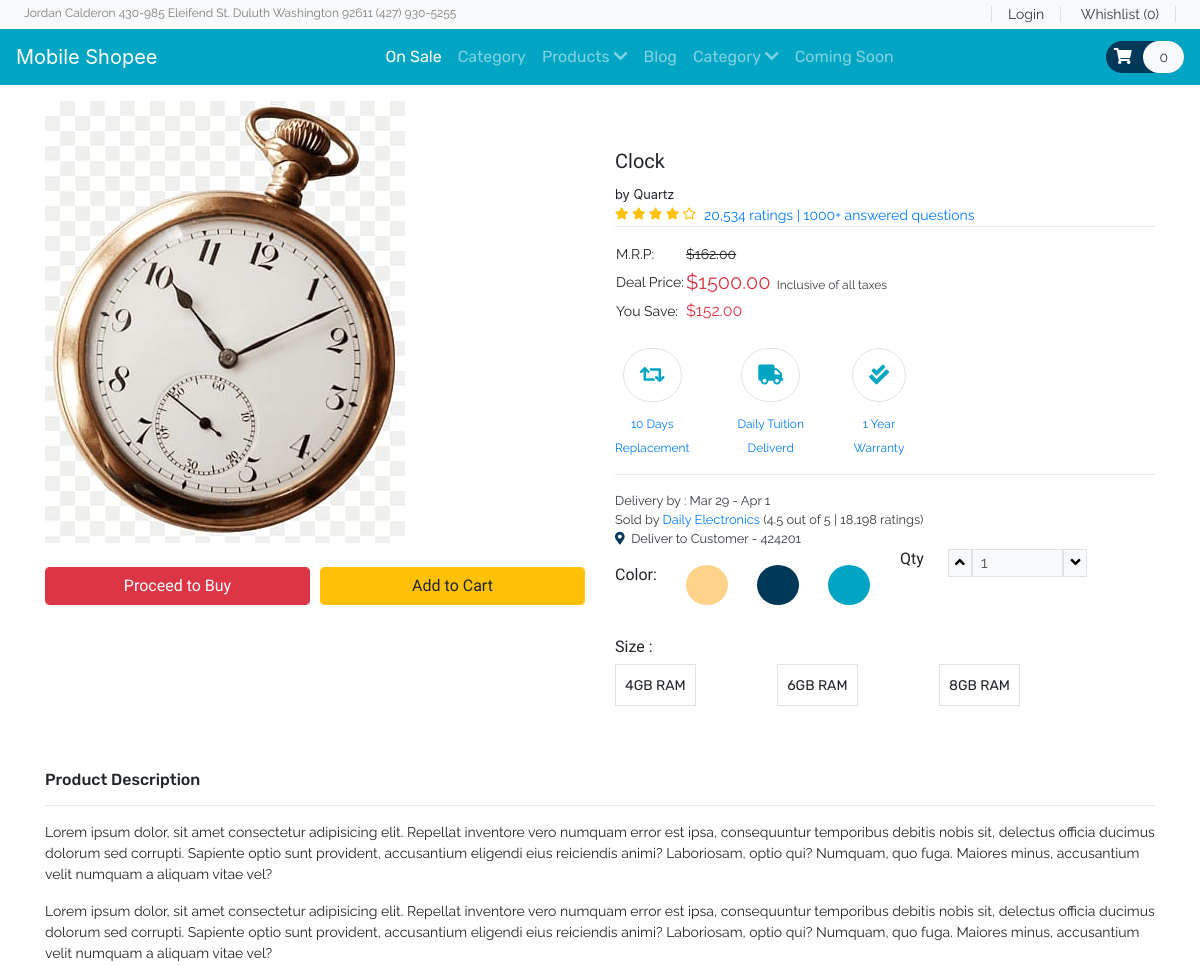
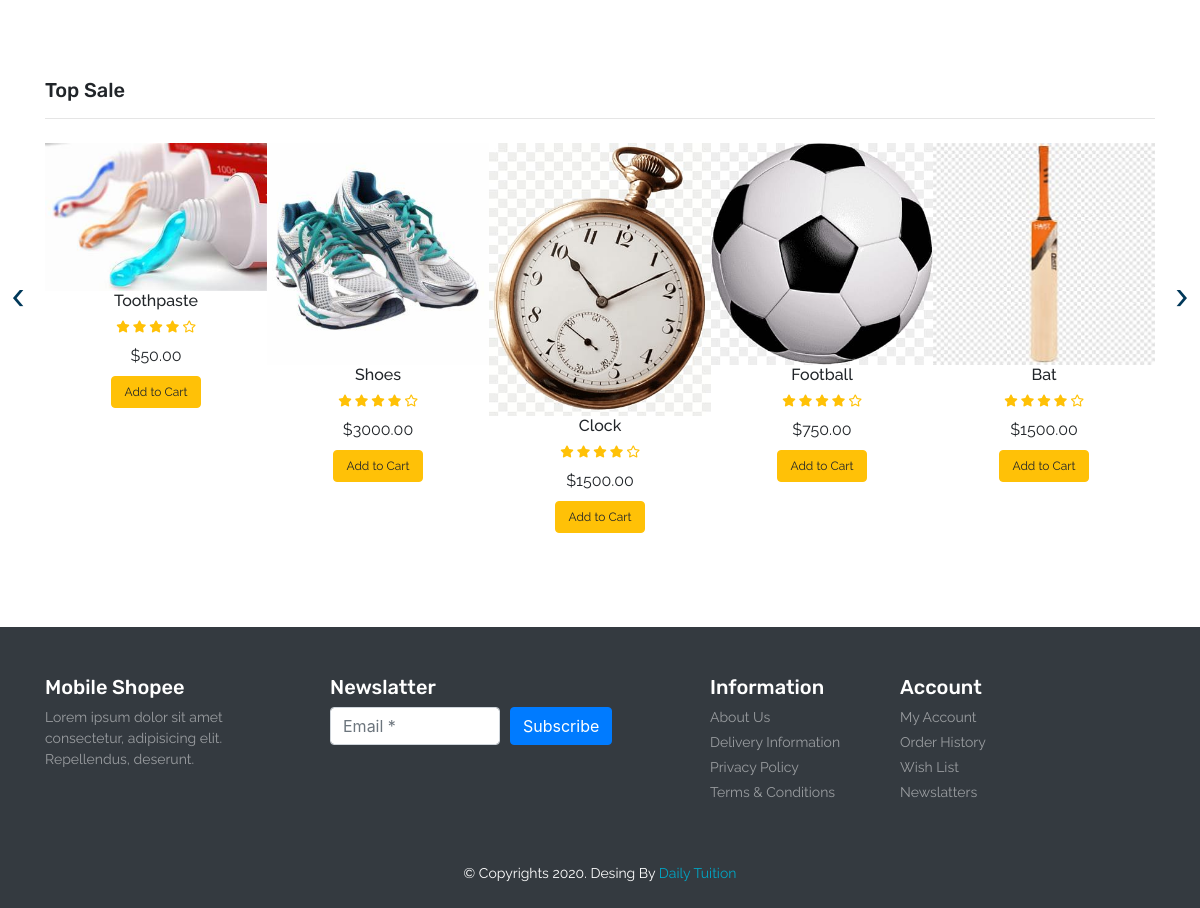
The app's page /product.php?item_id=9 with its own data (2 pictures, top to bottom).
### tables this page shows
CREATE TABLE `product` (
  `item_id` int(11) NOT NULL,
  `item_brand` varchar(200) NOT NULL,
  `item_name` varchar(255) NOT NULL,
  `item_price` double(10,2) NOT NULL,
  `item_image` varchar(255) NOT NULL,
  `item_register` datetime DEFAULT NULL
);

### database/DBController.php (called while the page is built, shortened)
<?php
class DBController
{
    protected $host = 'localhost';
    protected $user = 'root';
    protected $password = '';
    protected $database = "shopping";
    public function __construct()
    {
        $this->con = mysqli_connect($this->host, $this->user, $this->password, $this->database);
    }
}

### functions.php (called while the page is built, shortened)
<?php
require ('database/DBController.php');
require ('database/Product.php');
$db = new DBController();
$product = new Product($db);
$product_shuffle = $product->getData();
$Cart = new Cart($db );

### database/Product.php (called while the page is built, shortened)
<?php
class Product
{
    public $db = null;
    public function __construct(DBController $db)
    {
        $this->db = $db;
    }
    public function getData($table = 'product'){
        $result = $this->db->con->query("SELECT * FROM {$table}");
        $resultArray = array();
        while ($item = mysqli_fetch_array($result, MYSQLI_ASSOC)){
            $resultArray[] = $item;
        }
        return $resultArray;
    }
}

### product.php (called while the page is built)
<?php
include ('header.php');
?>
<?php
    include ('Template/_products.php');
    include ('Template/_top-sale.php');
?>
<?php
include ('footer.php');
?>

### Template/_top-sale.php (the view, shortened to what this page needs)
<?php
    shuffle($product_shuffle);
?>
<section id="top-sale">
    <div class="container py-5">
        <h4 class="font-rubik font-size-20">Top Sale</h4>
        <hr>
        <div class="owl-carousel owl-theme">
            <?php foreach ($product_shuffle as $item) { ?>
            <div class="item py-2">
                <div class="product font-rale">
                    <a href="<?php printf('%s?item_id=%s', 'product.php',  $item['item_id']); ?>"><img src="<?php echo $item['item_image'] ?? "./assets/products/1.png"; ?>" alt="product1" class="img-fluid"></a>
                    <div class="text-center">
                        <h6><?php echo  $item['item_name'] ?? "Unknown";  ?></h6>
                        <div class="rating text-warning font-size-12">
                            <span><i class="fas fa-star"></i></span>
                            <span><i class="fas fa-star"></i></span>
                            <span><i class="fas fa-star"></i></span>
                            <span><i class="fas fa-star"></i></span>
                            <span><i class="far fa-star"></i></span>
                        </div>
                        <div class="price py-2">
                            <span>$<?php echo $item['item_price'] ?? '0' ; ?></span>
                        </div>
                        <form method="post">
                            <?php
                            if (in_array($item['item_id'], $Cart->getCartId($product->getData('cart')) ?? [])){
                                echo '<button type="submit" disabled class="btn btn-success font-size-12">In the Cart</button>';
                            }else{
                                echo '<button type="submit" name="top_sale_submit" class="btn btn-warning font-size-12">Add to Cart</button>';
                            }
                            ?>
                        </form>
                    </div>
                </div>
            </div>
            <?php }  ?>
        </div>
    </div>
</section>

### Template/_products.php
<?php
    $item_id = $_GET['item_id'] ?? 1;
    foreach ($product->getData() as $item) :
        if ($item['item_id'] == $item_id) :
?>
<section id="product" class="py-3">
    <div class="container">
        <div class="row">
            <div class="col-sm-6">
                <img src="<?php echo $item['item_image'] ?? "./assets/products/1.png" ?>" alt="product" class="img-fluid">
                <div class="form-row pt-4 font-size-16 font-baloo">
                    <div class="col">
                        <button type="submit" class="btn btn-danger form-control">Proceed to Buy</button>
                    </div>
                    <div class="col">
                        <?php
                        if (in_array($item['item_id'], $Cart->getCartId($product->getData('cart')) ?? [])){
                            echo '<button type="submit" disabled class="btn btn-success font-size-16 form-control">In the Cart</button>';
                        }else{
                            echo '<button type="submit" name="top_sale_submit" class="btn btn-warning font-size-16 form-control">Add to Cart</button>';
                        }
                        ?>
                    </div>
                </div>
            </div>
            <div class="col-sm-6 py-5">
                <h5 class="font-baloo font-size-20"><?php echo $item['item_name'] ?? "Unknown"; ?></h5>
                <small>by <?php echo $item['item_brand'] ?? "Brand"; ?></small>
                <div class="d-flex">
                    <div class="rating text-warning font-size-12">
                        <span><i class="fas fa-star"></i></span>
                        <span><i class="fas fa-star"></i></span>
                        <span><i class="fas fa-star"></i></span>
                        <span><i class="fas fa-star"></i></span>
                        <span><i class="far fa-star"></i></span>
                    </div>
                    <a href="#" class="px-2 font-rale font-size-14">20,534 ratings | 1000+ answered questions</a>
                </div>
                <hr class="m-0">
                <table class="my-3">
                    <tr class="font-rale font-size-14">
                        <td>M.R.P:</td>
                        <td><strike>$162.00</strike></td>
                    </tr>
                    <tr class="font-rale font-size-14">
                        <td>Deal Price:</td>
                        <td class="font-size-20 text-danger">$<span><?php echo $item['item_price'] ?? 0; ?></span><small class="text-dark font-size-12">&nbsp;&nbsp;Inclusive of all taxes</small></td>
                    </tr>
                    <tr class="font-rale font-size-14">
                        <td>You Save:</td>
                        <td><span class="font-size-16 text-danger">$152.00</span></td>
                    </tr>
                </table>
                <div id="policy">
                    <div class="d-flex">
                        <div class="return text-center mr-5">
                            <div class="font-size-20 my-2 color-second">
                                <span class="fas fa-retweet border p-3 rounded-pill"></span>
                            </div>
                            <a href="#" class="font-rale font-size-12">10 Days <br> Replacement</a>
                        </div>
                        <div class="return text-center mr-5">
                            <div class="font-size-20 my-2 color-second">
                                <span class="fas fa-truck  border p-3 rounded-pill"></span>
                            </div>
                            <a href="#" class="font-rale font-size-12">Daily Tuition <br>Deliverd</a>
                        </div>
                        <div class="return text-center mr-5">
                            <div class="font-size-20 my-2 color-second">
                                <span class="fas fa-check-double border p-3 rounded-pill"></span>
                            </div>
                            <a href="#" class="font-rale font-size-12">1 Year <br>Warranty</a>
                        </div>
                    </div>
                </div>
                <hr>
                <div id="order-details" class="font-rale d-flex flex-column text-dark">
                    <small>Delivery by : Mar 29  - Apr 1</small>
                    <small>Sold by <a href="#">Daily Electronics </a>(4.5 out of 5 | 18,198 ratings)</small>
                    <small><i class="fas fa-map-marker-alt color-primary"></i>&nbsp;&nbsp;Deliver to Customer - 424201</small>
                </div>
                <div class="row">
                    <div class="col-6">
                        <div class="color my-3">
                            <div class="d-flex justify-content-between">
                                <h6 class="font-baloo">Color:</h6>
                                <div class="p-2 color-yellow-bg rounded-circle"><button class="btn font-size-14"></button></div>
                                <div class="p-2 color-primary-bg rounded-circle"><button class="btn font-size-14"></button></div>
                                <div class="p-2 color-second-bg rounded-circle"><button class="btn font-size-14"></button></div>
                            </div>
                        </div>
                    </div>
                    <div class="col-6">
                        <div class="qty d-flex">
                            <h6 class="font-baloo">Qty</h6>
                            <div class="px-4 d-flex font-rale">
                                <button class="qty-up border bg-light" data-id="pro1"><i class="fas fa-angle-up"></i></button>
                                <input type="text" data-id="pro1" class="qty_input border px-2 w-50 bg-light" disabled value="1" placeholder="1">
                                <button data-id="pro1" class="qty-down border bg-light"><i class="fas fa-angle-down"></i></button>
                            </div>
                        </div>
                    </div>
                </div>
                <div class="size my-3">
                    <h6 class="font-baloo">Size :</h6>
                    <div class="d-flex justify-content-between w-75">
                        <div class="font-rubik border p-2">
                            <button class="btn p-0 font-size-14">4GB RAM</button>
                        </div>
                        <div class="font-rubik border p-2">
                            <button class="btn p-0 font-size-14">6GB RAM</button>
                        </div>
                        <div class="font-rubik border p-2">
                            <button class="btn p-0 font-size-14">8GB RAM</button>
                        </div>
                    </div>
                </div>
            </div>
            <div class="col-12">
                <h6 class="font-rubik">Product Description</h6>
                <hr>
                <p class="font-rale font-size-14">Lorem ipsum dolor, sit amet consectetur adipisicing elit. Repellat inventore vero numquam error est ipsa, consequuntur temporibus debitis nobis sit, delectus officia ducimus dolorum sed corrupti. Sapiente optio sunt provident, accusantium eligendi eius reiciendis animi? Laboriosam, optio qui? Numquam, quo fuga. Maiores minus, accusantium velit numquam a aliquam vitae vel?</p>
                <p class="font-rale font-size-14">Lorem ipsum dolor, sit amet consectetur adipisicing elit. Repellat inventore vero numquam error est ipsa, consequuntur temporibus debitis nobis sit, delectus officia ducimus dolorum sed corrupti. Sapiente optio sunt provident, accusantium eligendi eius reiciendis animi? Laboriosam, optio qui? Numquam, quo fuga. Maiores minus, accusantium velit numquam a aliquam vitae vel?</p>
            </div>
        </div>
    </div>
</section>
<?php
        endif;
        endforeach;
?>

### style.css (style rules this page uses)
button, button:focus { outline: none !important; box-shadow: none !important; }
.font-baloo { font-family: "Baloo Thambi 2", cursive; }
.font-rale { font-family: "Raleway", cursive; }
.font-rubik { font-family: "Rubik", cursive; }
.font-size-12 { font-size: 12px; }
.font-size-14 { font-size: 14px; }
.font-size-16 { font-size: 16px; }
.font-size-20 { font-size: 20px; }
.color-primary { color: #003859; }
.color-primary-bg { background: #003859; }
.color-second { color: #00A5C4; }
.color-second-bg { background: #00A5C4; }
.color-yellow-bg { background: #FFD289; }
#top-sale .owl-carousel .item .product a { overflow: hidden; }
#top-sale .owl-carousel .item .product img { transition: transform 0.5s ease; }

### records on screen
product: item_image (picture), item_name "Clock", item_brand "Quartz", item_price "1500.00"
product: item_image (picture), item_name "Toothpaste", item_price "50.00"
product: item_image (picture), item_name "Shoes", item_price "3000.00"
product: item_image (picture), item_name "Football", item_price "750.00"
product: item_image (picture), item_name "Bat", item_price "1500.00"

### other values on screen
count($product->getData('cart')) "0"
